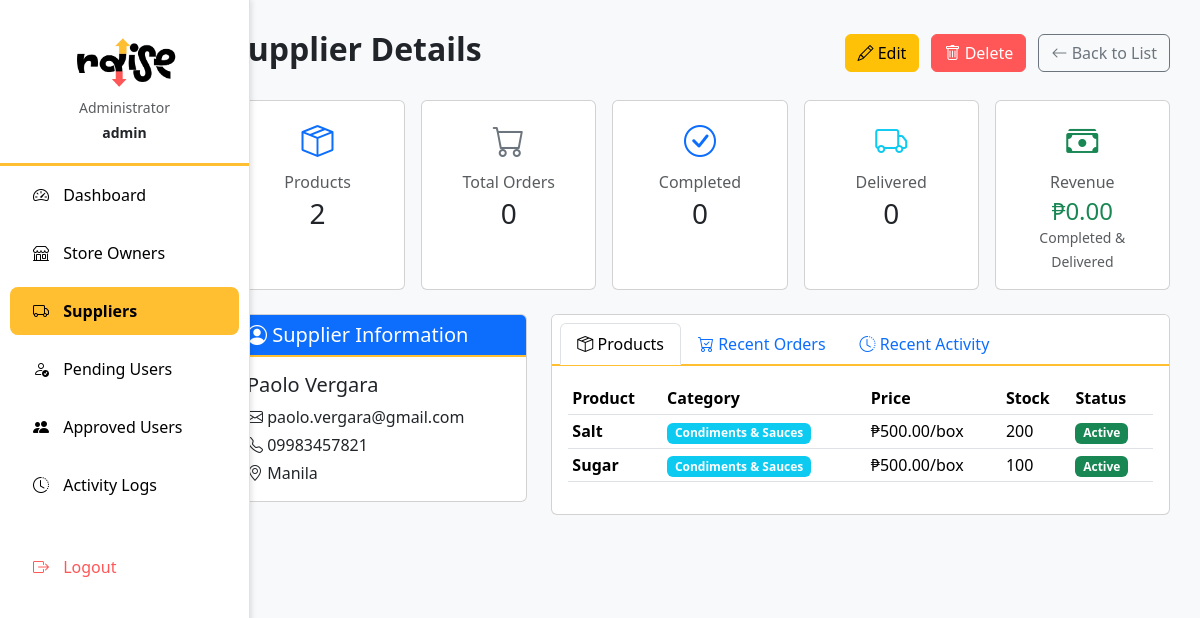
Page /sysadmin/suppliers/3/ (signed in) on the committed database.
### myapp/models.py (models this page shows, shortened)
class UserProfile(models.Model):
    ROLE_CHOICES = [
        ('supplier', 'Supplier'),
        ('owner', 'Rural Store Owner'),
        ('staff', 'Staff Member'),
    ]
    user = models.OneToOneField(User, on_delete=models.CASCADE, related_name='profile')
    role = models.CharField(max_length=20, choices=ROLE_CHOICES)
    phone = models.CharField(max_length=15, blank=True, null=True)
    address = models.TextField(blank=True, null=True)
    store_name = models.CharField(max_length=200, blank=True, null=True)
    owner = models.ForeignKey(User, on_delete=models.CASCADE, related_name='staff_members',
                             null=True, blank=True,
                             help_text="The business owner this staff member works for")
    is_active = models.BooleanField(default=True, help_text="Whether this user account is active")
    is_approved = models.BooleanField(default=False, help_text="Whether this user has been approved by admin")
    approved_by = models.ForeignKey(User, on_delete=models.SET_NULL, null=True, blank=True,
                                   related_name='approved_users', help_text="Admin who approved this user")
    approved_at = models.DateTimeField(null=True, blank=True, help_text="When this user was approved")
    rejection_reason = models.TextField(blank=True, null=True, help_text="Reason for rejection if applicable")
    created_at = models.DateTimeField(auto_now_add=True, null=True, blank=True)
    updated_at = models.DateTimeField(auto_now=True, null=True, blank=True)
    class Meta:
        ordering = ['-created_at']

class SupplierProduct(models.Model):
    CATEGORY_CHOICES = [
        ('beverages', 'Beverages'),
        ('canned_goods', 'Canned Goods'),
        ('condiments', 'Condiments & Sauces'),
        ('dairy', 'Dairy Products'),
        ('snacks', 'Snacks & Chips'),
        ('instant_noodles', 'Instant Noodles'),
        ('rice_grains', 'Rice & Grains'),
        ('cooking_oil', 'Cooking Oil'),
        ('personal_care', 'Personal Care'),
        ('household', 'Household Items'),
        ('frozen', 'Frozen Foods'),
        ('bread_bakery', 'Bread & Bakery'),
        ('candy_sweets', 'Candy & Sweets'),
        ('cigarettes', 'Cigarettes & Tobacco'),
        ('other', 'Other'),
    ]
    UNIT_CHOICES = [
        ('pcs', 'Pieces'),
        ('pack', 'Pack'),
        ('box', 'Box'),
        ('kg', 'Kilogram'),
        ('g', 'Gram'),
        ('liter', 'Liter'),
        ('ml', 'Milliliter'),
        ('bottle', 'Bottle'),
        ('can', 'Can'),
        ('sachet', 'Sachet'),
        ('bag', 'Bag'),
        ('sack', 'Sack'),
        ('dozen', 'Dozen'),
    ]
    supplier = models.ForeignKey(User, on_delete=models.CASCADE, related_name='supplier_products')
    name = models.CharField(max_length=200)
    category = models.CharField(max_length=50, choices=CATEGORY_CHOICES, default='other')
    description = models.TextField(blank=True)
    unit_price = models.DecimalField(max_digits=10, decimal_places=2)
    available_stock = models.IntegerField(default=0)
    minimum_order_quantity = models.IntegerField(default=1)
    unit = models.CharField(max_length=50, choices=UNIT_CHOICES, default='pcs')
    manufactured_date = models.DateField(null=True, blank=True, help_text="Date when the product was manufactured")
    expiration_date = models.DateField(null=True, blank=True, help_text="Date when the product expires")
    is_active = models.BooleanField(default=True)
    low_stock_threshold = models.IntegerField(default=10)
    created_at = models.DateTimeField(auto_now_add=True)
    updated_at = models.DateTimeField(auto_now=True)
    class Meta:
        ordering = ['name']
        unique_together = ['supplier', 'name']

### myapp/admin_views.py (the view)
    def wrapper(request, *args, **kwargs):
        if not request.user.is_authenticated:
            return redirect('login')
        if not request.user.is_superuser:
            messages.error(request, "Access denied. Admin account required.")
            return redirect('landing')
        return view_func(request, *args, **kwargs)

### myapp/admin_views.py (called while the page is built)
def admin_required(view_func):
    def wrapper(request, *args, **kwargs):
        if not request.user.is_authenticated:
            return redirect('login')
        if not request.user.is_superuser:
            messages.error(request, "Access denied. Admin account required.")
            return redirect('landing')
        return view_func(request, *args, **kwargs)
    return wrapper

### myapp/context_processors.py (called while the page is built)
def notifications_context(request):
    if request.user.is_authenticated:
        return {
            'unread_notifications_count': get_unread_notification_count(request.user),
            'unread_messages_count': get_unread_message_count(request.user),
        }
    return {
        'unread_notifications_count': 0,
        'unread_messages_count': 0,
    }

### myapp/notifications.py (called while the page is built)
def get_unread_notification_count(user):
    return Notification.objects.filter(recipient=user, is_read=False).count()

def get_unread_message_count(user):
    return Message.objects.filter(recipient=user, is_read=False).count()

### myapp/templates/admin/supplier_detail.html (shortened to what this page needs)
{% extends 'admin/base_new.html' %}
{% block content %}
<div class="d-flex justify-content-between align-items-center mb-4">
  <h2 class="fw-bold">Supplier Details</h2>
  <div>
    <a href="{% url 'admin_supplier_edit' supplier_user.id %}" class="btn btn-warning me-2">
      <i class="bi bi-pencil"></i> Edit
    </a>
    <a href="{% url 'admin_supplier_delete' supplier_user.id %}" class="btn btn-danger me-2">
      <i class="bi bi-trash"></i> Delete
    </a>
    <a href="{% url 'admin_suppliers_list' %}" class="btn btn-outline-secondary">
      <i class="bi bi-arrow-left"></i> Back to List
    </a>
  </div>
</div>
<div class="row row-cols-1 row-cols-md-5 g-3 mb-4">
  <div class="col">
    <div class="card text-center h-100">
      <div class="card-body">
        <i class="bi bi-box-seam text-primary" style="font-size: 2rem;"></i>
        <h6 class="text-muted mt-2 mb-1">Products</h6>
        <h3 class="mb-0">{{ products_count }}</h3>
      </div>
    </div>
  </div>
  <div class="col">
    <div class="card text-center h-100">
      <div class="card-body">
        <i class="bi bi-cart text-secondary" style="font-size: 2rem;"></i>
        <h6 class="text-muted mt-2 mb-1">Total Orders</h6>
        <h3 class="mb-0">{{ orders_count }}</h3>
      </div>
    </div>
  </div>
  <div class="col">
    <div class="card text-center h-100">
      <div class="card-body">
        <i class="bi bi-check-circle text-primary" style="font-size: 2rem;"></i>
        <h6 class="text-muted mt-2 mb-1">Completed</h6>
        <h3 class="mb-0">{{ completed_orders }}</h3>
      </div>
    </div>
  </div>
  <div class="col">
    <div class="card text-center h-100">
      <div class="card-body">
        <i class="bi bi-truck text-info" style="font-size: 2rem;"></i>
        <h6 class="text-muted mt-2 mb-1">Delivered</h6>
        <h3 class="mb-0">{{ delivered_orders }}</h3>
      </div>
    </div>
  </div>
  <div class="col">
    <div class="card text-center h-100">
      <div class="card-body">
        <i class="bi bi-cash-stack text-success" style="font-size: 2rem;"></i>
        <h6 class="text-muted mt-2 mb-1">Revenue</h6>
        <h4 class="mb-0 text-success">₱{{ revenue|floatformat:2 }}</h4>
        <small class="text-muted">Completed & Delivered</small>
      </div>
    </div>
  </div>
</div>
<div class="row">
  <div class="col-md-4">
    <div class="card">
      <div class="card-header bg-primary text-white">
        <h5 class="mb-0"><i class="bi bi-person-circle"></i> Supplier Information</h5>
      </div>
      <div class="card-body">
        <h5>{{ supplier_user.first_name }} {{ supplier_user.last_name }}</h5>
        <p class="mb-1">
          <i class="bi bi-envelope"></i> {{ supplier_user.email }}
        </p>
        {% if profile.phone %}
          <p class="mb-1">
            <i class="bi bi-telephone"></i> {{ profile.phone }}
          </p>
        {% endif %}
        {% if profile.address %}
          <p class="mb-0">
            <i class="bi bi-geo-alt"></i> {{ profile.address }}
          </p>
        {% endif %}
      </div>
    </div>
  </div>
  <div class="col-md-8">
    <div class="card">
      <div class="card-header bg-white">
        <ul class="nav nav-tabs card-header-tabs" id="supplierDetailTabs" role="tablist">
          <li class="nav-item" role="presentation">
            <button class="nav-link active" id="products-tab" data-bs-toggle="tab" data-bs-target="#products" type="button" role="tab" aria-controls="products" aria-selected="true">
              <i class="bi bi-box-seam"></i> Products
            </button>
          </li>
          <li class="nav-item" role="presentation">
            <button class="nav-link" id="orders-tab" data-bs-toggle="tab" data-bs-target="#orders" type="button" role="tab" aria-controls="orders" aria-selected="false">
              <i class="bi bi-cart-check"></i> Recent Orders
            </button>
          </li>
          <li class="nav-item" role="presentation">
            <button class="nav-link" id="activity-tab" data-bs-toggle="tab" data-bs-target="#activity" type="button" role="tab" aria-controls="activity" aria-selected="false">
              <i class="bi bi-clock-history"></i> Recent Activity
            </button>
          </li>
        </ul>
      </div>
      <div class="card-body">
        <div class="tab-content" id="supplierDetailTabsContent">
          <div class="tab-pane fade show active" id="products" role="tabpanel" aria-labelledby="products-tab">
            {% if products %}
              <div class="table-responsive">
                <table class="table table-sm table-hover">
                  <thead>
                    <tr>
                      <th>Product</th>
                      <th>Category</th>
                      <th>Price</th>
                      <th>Stock</th>
                      <th>Status</th>
                    </tr>
                  </thead>
                  <tbody>
                    {% for product in products %}
                    <tr>
                      <td><strong>{{ product.name }}</strong></td>
                      <td><span class="badge bg-info">{{ product.get_category_display }}</span></td>
                      <td>₱{{ product.unit_price|floatformat:2 }}/{{ product.unit }}</td>
                      <td>{{ product.available_stock }}</td>
                      <td>
                        {% if product.is_active %}
                          <span class="badge bg-success">Active</span>
                        {% else %}
                          <span class="badge bg-secondary">Inactive</span>
                        {% endif %}
                      </td>
                    </tr>
                    {% endfor %}
                  </tbody>
                </table>
              </div>
            {% else %}
              <p class="text-muted text-center py-4">No products yet</p>
            {% endif %}
          </div>
        </div>
      </div>
    </div>
  </div>
</div>
{% endblock %}

### myapp/templates/admin/base_new.html (shortened to what this page needs)
{% load static %}
<!DOCTYPE html>
<html lang="en">
<head>
  <link href="https://cdn.jsdelivr.net/npm/bootstrap@5.3.3/dist/css/bootstrap.min.css" rel="stylesheet">
  <link href="https://cdn.jsdelivr.net/npm/bootstrap-icons@1.11.3/font/bootstrap-icons.css" rel="stylesheet">
</head>
<body>
  <div class="container-fluid">
    <div class="row">
      <nav class="col-md-2 d-md-block sidebar p-0" id="sidebar">
        <div class="pt-3">
          <div class="logo-container">
            <img src="{% static 'img/raise_logo.png' %}" alt="Raise Logo" class="img-fluid mb-2">
            <p class="text-muted small mb-1">Administrator</p>
            <p class="text-dark small fw-bold mb-0">{{ request.user.username }}</p>
          </div>
          <ul class="nav flex-column">
            <li class="nav-item">
              <a class="nav-link {% if request.resolver_match.url_name == 'admin_dashboard' %}active{% endif %}" href="{% url 'admin_dashboard' %}">
                <i class="bi bi-speedometer2"></i> Dashboard
              </a>
            </li>
            <li class="nav-item">
              <a class="nav-link {% if 'owners' in request.path %}active{% endif %}" href="{% url 'admin_owners_list' %}">
                <i class="bi bi-shop"></i> Store Owners
              </a>
            </li>
            <li class="nav-item">
              <a class="nav-link {% if 'suppliers' in request.path %}active{% endif %}" href="{% url 'admin_suppliers_list' %}">
                <i class="bi bi-truck"></i> Suppliers
              </a>
            </li>
            <li class="nav-item">
              <a class="nav-link {% if 'pending-users' in request.path %}active{% endif %}" href="{% url 'admin_pending_users' %}">
                <i class="bi bi-person-check"></i> Pending Users
              </a>
            </li>
            <li class="nav-item">
              <a class="nav-link {% if 'approved-users' in request.path %}active{% endif %}" href="{% url 'admin_approved_users' %}">
                <i class="bi bi-people-fill"></i> Approved Users
              </a>
            </li>
            <li class="nav-item">
              <a class="nav-link {% if 'logs' in request.path %}active{% endif %}" href="{% url 'admin_activity_logs' %}">
                <i class="bi bi-clock-history"></i> Activity Logs
              </a>
            </li>
            <li class="nav-item mt-4">
              <a class="nav-link text-danger" href="{% url 'logout' %}">
                <i class="bi bi-box-arrow-right"></i> Logout
              </a>
            </li>
          </ul>
        </div>
      </nav>
      <main class="col-md-10 ms-sm-auto main-content">
        {% block content %}{% endblock %}
      </main>
    </div>
  </div>
</body>
</html>

### rows in the picture
UserProfile: phone "09983457821", address "Manila"
SupplierProduct: name "Salt", category "Condiments & Sauces", unit_price "500.00", unit "box", available_stock "200", is_active "Active"
SupplierProduct: name "Sugar", category "Condiments & Sauces", unit_price "500.00", unit "box", available_stock "100", is_active "Active"

### other values in the picture
{{ request.user.username }} "admin"
{{ products_count }} "2"
{{ orders_count }} "0"
{{ completed_orders }} "0"
{{ delivered_orders }} "0"
{{ revenue|floatformat:2 }} "0.00"
{{ supplier_user.first_name }} "Paolo Vergara"
{{ supplier_user.email }} "paolo.vergara@gmail.com"
